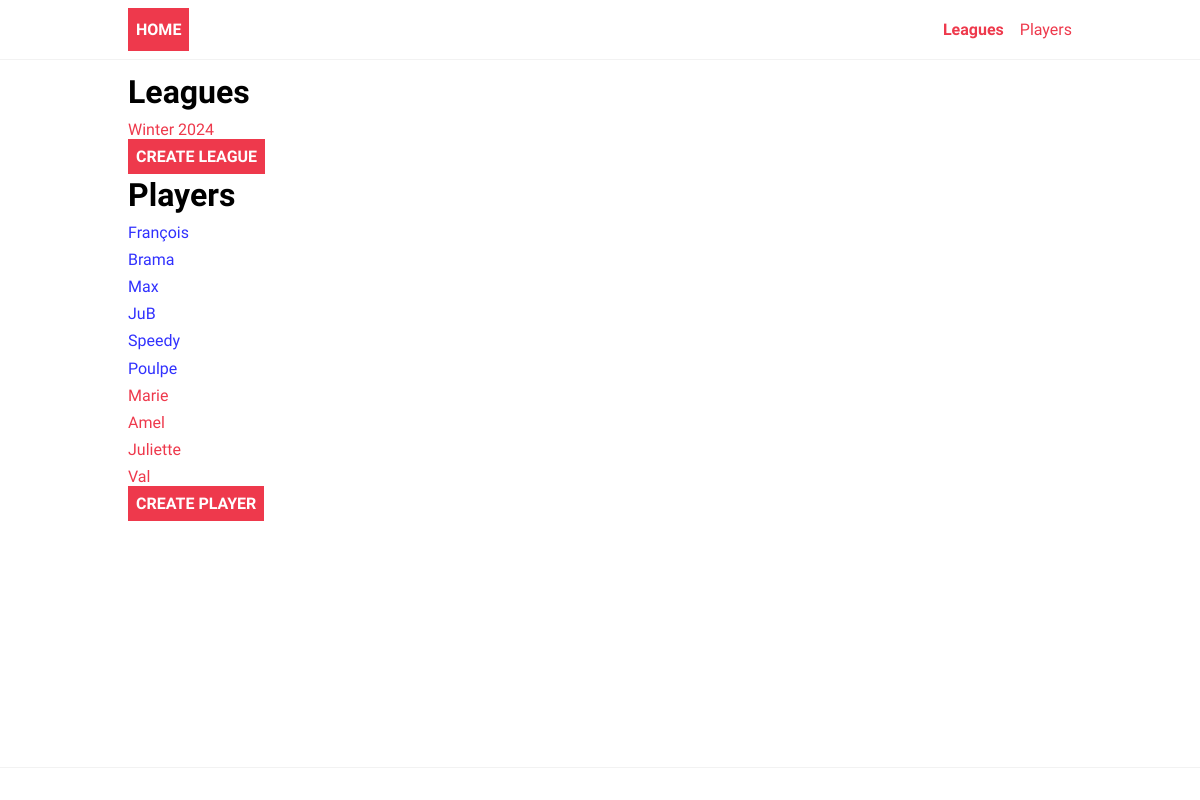
Page /ladder/ on the earlier database version.
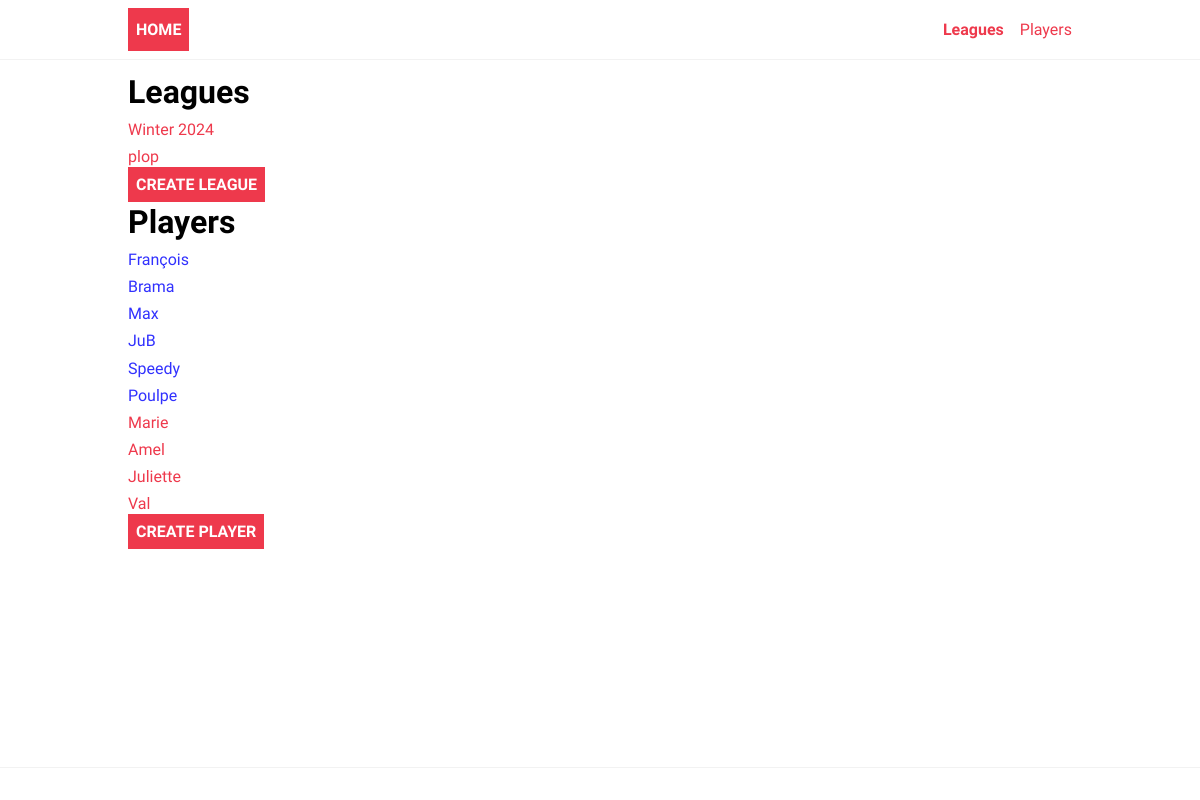
Same page on the later database version.
### ladder/models.py (models this page shows, shortened)
class League(models.Model):
    name = models.CharField(max_length=200)

class Player(models.Model):
    name = models.CharField(max_length=200)
    gender = models.CharField(max_length=10, choices=genders)
    score = models.IntegerField(default=1000)

### ladder/views.py (the view)
# urls.py: path("", views.Index.as_view(), name="index"),
class Index(generic.ListView):
    model=League
    context_object_name = "league_list"
    template_name = "ladder/index.html"
    def get_context_data(self, **kwargs):
        context = super().get_context_data(**kwargs)
        context["all_players"]=Player.objects.all()
        return context

### ladder/templates/ladder/index.html
{% extends 'ladder/base.html' %}
{% block content %}
<H1>Leagues</H1>
{% if league_list %}
    <div>
    {% for league in league_list %}
        <p><a href="{% url 'ladder:league' league.id %}">{{ league.name }}</a></p>
    {% endfor %}
    </div>
    {% else %}
    <div>
      <p>No league available.</p>
    </div>
    {% endif %}
    <div>
      <a href="{% url 'ladder:add-league' %}" class="logo">Create League</a>
    </div>
<H1>Players</H1>
    {% if all_players %}
    <div>
    {% for player in all_players %}
        <p><a href="{% url 'ladder:player' player.id %}" class="{% if player.gender == 'f' %} woman {% else %} man {% endif %}">{{ player.name }}</a></p>
    {% endfor %}
    </div>
{% else %}
    <div>
      <p>
	No player.
      </p>
    </div>
{% endif %}
    <a href="{% url 'ladder:add-player' %}" class="logo">Create Player</a>
    {% endblock content %}

Differences in the rows shown:
added League: name "plop"
